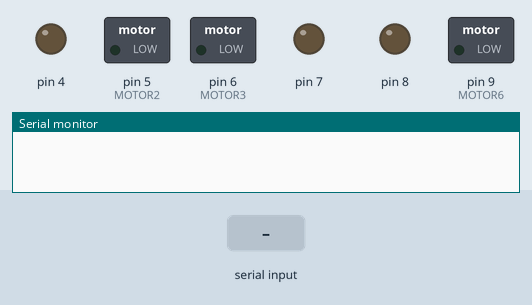
A sketch run on a simulated Arduino Uno, built with avr-gcc and run on an emulated ATmega328P. Shown: switched loads named in the sketch (green lamp = pin HIGH), output pins drawn as LEDs (lit = HIGH), the last lines printed to the serial monitor. The test bench sets the inputs (shaded band).

Above: at 1.2 s.
1.3 s: "90,45,200:" received over the second serial link
At 2.2 s:
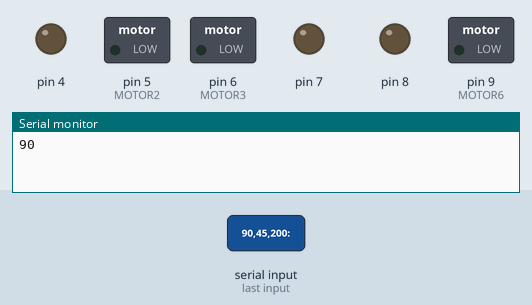
2.9 s: "30,150,10:" received over the second serial link
At 3.4 s:
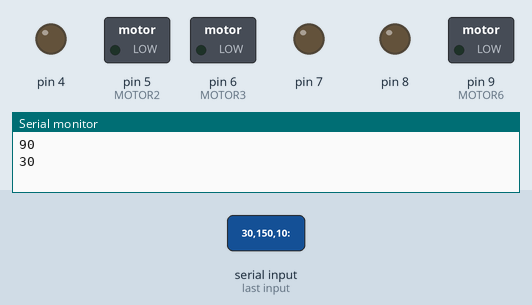
4.5 s: "200:" received over the second serial link
At 5.9 s:
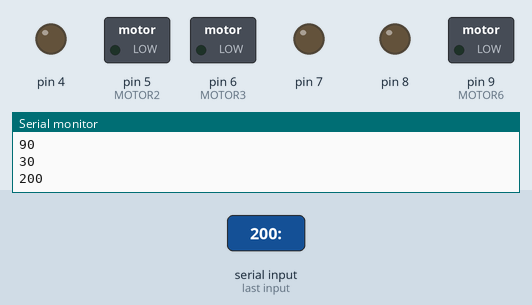
Timing chart, 0 to 7.5 s (numbered marks = the images above; inputs shaded):
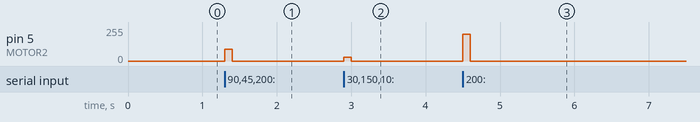

Measured:
- after the input at 1.3 s, pin 5 (MOTOR2): 0/255 → 90/255 at once, → 0/255 0.10 s later
- after the input at 2.9 s, pin 5 (MOTOR2): 0/255 → 30/255 at once, → 0/255 0.10 s later
- after the input at 4.5 s, pin 5 (MOTOR2): 0/255 → 200/255 at once, → 0/255 0.10 s later

The sketch:

main.ino
```cpp
#include <SoftwareSerial.h>

#define MOTOR1 4
#define MOTOR2 5
#define MOTOR3 6
#define MOTOR4 7
#define MOTOR5 8
#define MOTOR6 9

SoftwareSerial bt(3,2);

int commacount = 5;
int* numbers = (int*) malloc(commacount * sizeof(int));
String dataSend;

char* subStr (char* str, char *delim, int index) {
  char *act, *sub, *ptr;
  static char copy[100];
  int i;
  strcpy(copy, str);
  for (i = 1, act = copy; i <= index; i++, act = NULL) {
     sub = strtok_r(act, delim, &ptr);
     if (sub == NULL) break;
  }
  return sub;
}

void setup() {
  for(int k = 4; k<10; k++){
    pinMode(k,OUTPUT);
  }
  Serial.begin(9600);
  bt.begin(9600);
}

void loop() {
  if(bt.available()){
  dataSend = bt.readStringUntil(':');
  char* buf;
  buf = (char *)malloc(dataSend.length()); //buf = (char *)malloc(dataSend.length());
  dataSend.toCharArray(buf,dataSend.length()+1);

  for(int c = 1; c<commacount; c++){
      numbers[c] = atoi(subStr(buf,"/",c));
      //Serial.println(numbers[c]);
  }
  Serial.println(numbers[1]);
  analogWrite(MOTOR2,numbers[1]);
  analogWrite(MOTOR3,numbers[2]);
  analogWrite(MOTOR6,numbers[3]);
  delay(100);
  analogWrite(MOTOR2,0);
  analogWrite(MOTOR3,0);
  analogWrite(MOTOR6,0);

  free(buf);
  }
}
```
